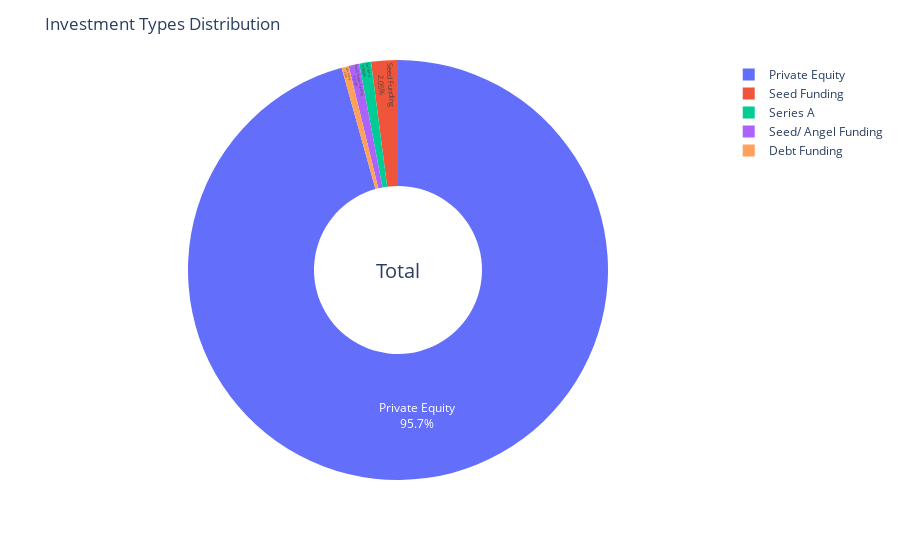

Notebook code for this chart:
### Code cell
fig2 = px.pie(result1, values='sum', names='investment_type', hover_data=['count', 'sum'])
fig2.update_traces(textposition='inside', textinfo='percent+label', hole=.4)
fig2.update_layout(
    title_text='Investment Types Distribution',
    annotations=[dict(text='Total', font_size=20, showarrow=False)]
)
fig2.show()

### Figure 1 — Plotly figure (JSON) as saved in the notebook; plotly's stock layout.template omitted (floating-point values rounded to 4 significant figures)
{"data": [{"customdata": [[1301, 4487.0], [1291, 209000.0], [131, 1782.0], [29, 1985.0], [24, 1201.0]], "domain": {"x": [0, 1], "y": [0, 1]}, "hole": 0.4, "hovertemplate": "investment_type=%{label}<br>sum=%{customdata[1]}<br>count=%{customdata[0]}<extra></extra>", "labels": ["Seed Funding", "Private Equity", "Seed/ Angel Funding", "Series A", "Debt Funding"], "legendgroup": "", "name": "", "showlegend": true, "textinfo": "percent+label", "textposition": "inside", "type": "pie", "values": [4487.0, 209000.0, 1782.0, 1985.0, 1201.0]}], "layout": {"annotations": [{"font": {"size": 20}, "showarrow": false, "text": "Total"}], "legend": {"tracegroupgap": 0}, "margin": {"t": 60}, "title": {"text": "Investment Types Distribution"}}}
